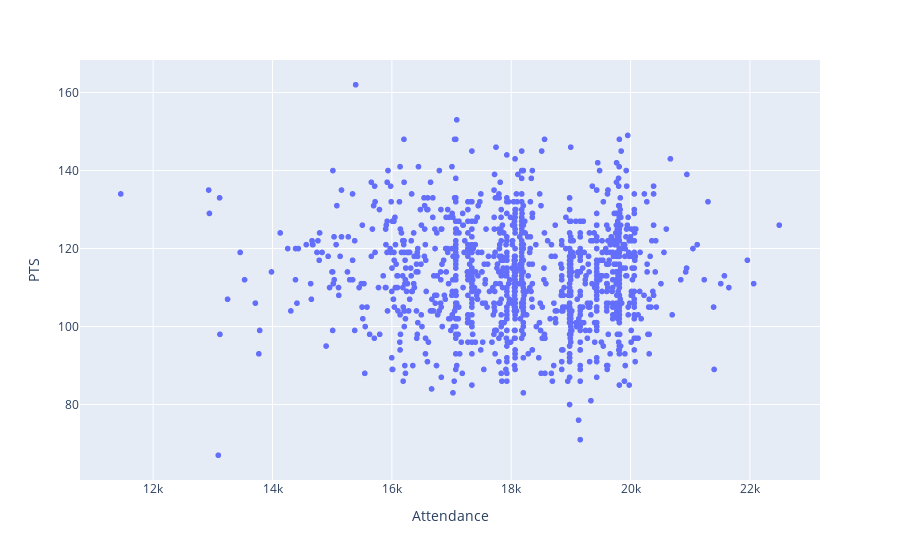

The code cell stored with this chart in its notebook:
### Code cell
px.scatter(schedule, x='Attendance', y='PTS')

### Figure 1 — Plotly figure (JSON) as saved in the notebook; plotly's stock layout.template omitted (floating-point values rounded to 4 significant figures; data arrays with more than 128 entries replaced by an {"elided": "..."} marker saying what was removed)
{"data": [{"hovertemplate": "Attendance=%{x}<br>PTS=%{y}<extra></extra>", "legendgroup": "", "marker": {"color": "#636efa", "symbol": "circle"}, "mode": "markers", "name": "", "showlegend": false, "type": "scattergl", "x": {"elided": "1231 int values"}, "xaxis": "x", "y": {"elided": "1231 int values"}, "yaxis": "y"}], "layout": {"legend": {"tracegroupgap": 0}, "margin": {"t": 60}, "xaxis": {"anchor": "y", "domain": [0, 1], "title": {"text": "Attendance"}}, "yaxis": {"anchor": "x", "domain": [0, 1], "title": {"text": "PTS"}}}}
